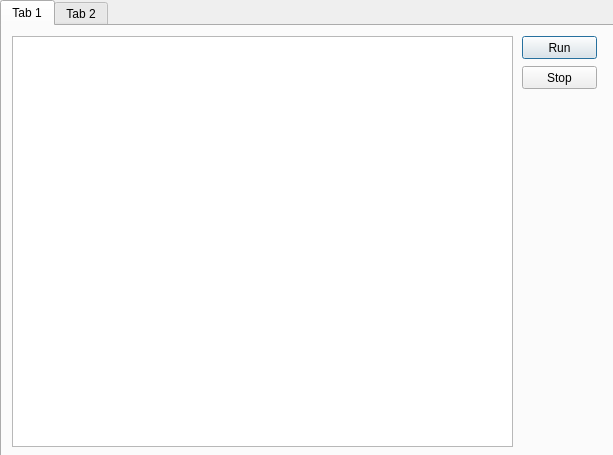
<?xml version="1.0" encoding="UTF-8"?>
<ui version="4.0">
 <class>Dialog_2</class>
 <widget class="QDialog" name="Dialog_2">
  <property name="geometry">
   <rect>
    <x>0</x>
    <y>0</y>
    <width>613</width>
    <height>455</height>
   </rect>
  </property>
  <property name="windowTitle">
   <string>Dialog</string>
  </property>
  <widget class="QTabWidget" name="tabWidget">
   <property name="geometry">
    <rect>
     <x>0</x>
     <y>0</y>
     <width>621</width>
     <height>461</height>
    </rect>
   </property>
   <property name="currentIndex">
    <number>0</number>
   </property>
   <widget class="QWidget" name="tab">
    <attribute name="title">
     <string>Tab 1</string>
    </attribute>
    <widget class="QPushButton" name="pushButton">
     <property name="geometry">
      <rect>
       <x>520</x>
       <y>10</y>
       <width>75</width>
       <height>23</height>
      </rect>
     </property>
     <property name="text">
      <string>Run</string>
     </property>
    </widget>
    <widget class="QTextBrowser" name="textBrowser">
     <property name="geometry">
      <rect>
       <x>10</x>
       <y>10</y>
       <width>501</width>
       <height>411</height>
      </rect>
     </property>
    </widget>
    <widget class="QPushButton" name="pushButton_2">
     <property name="geometry">
      <rect>
       <x>520</x>
       <y>40</y>
       <width>75</width>
       <height>23</height>
      </rect>
     </property>
     <property name="text">
      <string>Stop</string>
     </property>
    </widget>
   </widget>
   <widget class="QWidget" name="tab_2">
    <attribute name="title">
     <string>Tab 2</string>
    </attribute>
   </widget>
  </widget>
 </widget>
 <resources/>
 <connections/>
</ui>
